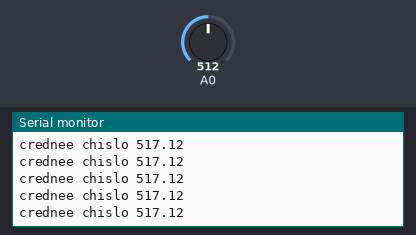
The sketch below on a simulated Arduino Uno, built with avr-gcc and run on an emulated ATmega328P. Parts: the last lines printed to the serial monitor. The test bench sets the inputs (shaded band); at power-on: A0 = 512.

Above: at 1.2 s.
1.3 s: A0 set to 981
At 1.8 s:
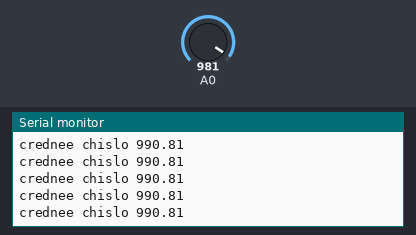
4.3 s: A0 set to 1000
At 5.1 s:
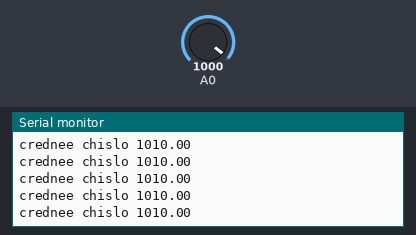
7.3 s: A0 set to 110
At 8.0 s:
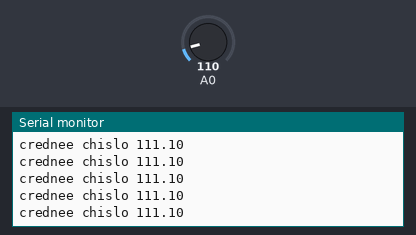
8.8 s: A0 set to 95
At 9.3 s:
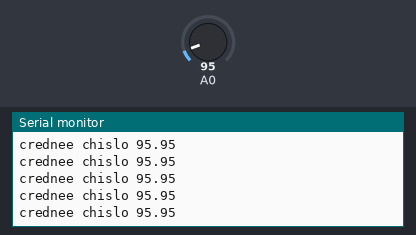
Timing chart, 0 to 11.8 s (numbered marks = the images above; inputs shaded):
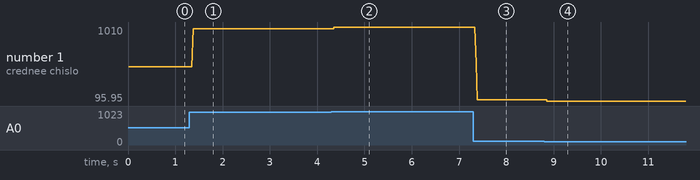

The sketch:

photorez.ino
```cpp
int A[100];
double sum;
void setup() {
  // put your setup code here, to run once:
pinMode(A0,INPUT);
Serial.begin(9600);
}

void loop() {
  // put your main code here, to run repeatedly:
  sum = 0;
 for (int i = 0; i <= 100; i++){
digitalWrite(A0,HIGH);
A[i] = analogRead(A0);
//Serial.print(i);
//Serial.print(") ");
//Serial.println(A[i]);
sum = sum + A[i];
//Serial.println(sum);
}
Serial.print("crednee chislo ");
Serial.println(sum/100);
}
```

Measured:
- after the input at 1.3 s, the serial monitor: prints a new line after 0.08 s (image 1)
- after the input at 4.3 s, the serial monitor: prints a new line after 0.07 s (image 2)
- after the input at 7.3 s, the serial monitor: prints a new line after 0.06 s (image 3)
- after the input at 8.8 s, the serial monitor: prints a new line after 0.07 s (image 4)
- plotted number 1: 517.12 → 990.81 after the input at 1.3 s, 990.81 → 1010 after the input at 4.3 s, 1010 → 111.1 after the input at 7.3 s, 111.1 → 95.95 after the input at 8.8 s
